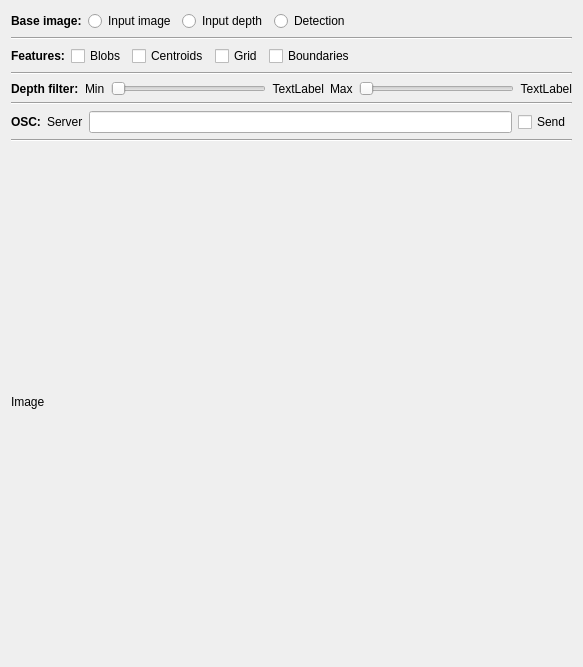
<?xml version="1.0" encoding="UTF-8"?>
<ui version="4.0">
 <class>KinectDialog</class>
 <widget class="QDialog" name="KinectDialog">
  <property name="geometry">
   <rect>
    <x>0</x>
    <y>0</y>
    <width>583</width>
    <height>667</height>
   </rect>
  </property>
  <property name="windowTitle">
   <string>Dialog</string>
  </property>
  <layout class="QVBoxLayout" name="verticalLayout">
   <item>
    <layout class="QHBoxLayout" name="horizontalLayout">
     <item>
      <widget class="QLabel" name="label">
       <property name="font">
        <font>
         <weight>75</weight>
         <bold>true</bold>
        </font>
       </property>
       <property name="text">
        <string>Base image:</string>
       </property>
      </widget>
     </item>
     <item>
      <widget class="QRadioButton" name="image_rb">
       <property name="text">
        <string>Input image</string>
       </property>
      </widget>
     </item>
     <item>
      <widget class="QRadioButton" name="depth_rb">
       <property name="text">
        <string>Input depth</string>
       </property>
      </widget>
     </item>
     <item>
      <widget class="QRadioButton" name="detection_rb">
       <property name="text">
        <string>Detection</string>
       </property>
      </widget>
     </item>
     <item>
      <spacer name="horizontalSpacer">
       <property name="orientation">
        <enum>Qt::Horizontal</enum>
       </property>
       <property name="sizeHint" stdset="0">
        <size>
         <width>40</width>
         <height>20</height>
        </size>
       </property>
      </spacer>
     </item>
    </layout>
   </item>
   <item>
    <widget class="Line" name="line_3">
     <property name="orientation">
      <enum>Qt::Horizontal</enum>
     </property>
    </widget>
   </item>
   <item>
    <layout class="QHBoxLayout" name="horizontalLayout_2">
     <item>
      <widget class="QLabel" name="label_5">
       <property name="font">
        <font>
         <weight>75</weight>
         <bold>true</bold>
        </font>
       </property>
       <property name="text">
        <string>Features:</string>
       </property>
      </widget>
     </item>
     <item>
      <widget class="QCheckBox" name="blobs_cb">
       <property name="text">
        <string>Blobs</string>
       </property>
      </widget>
     </item>
     <item>
      <widget class="QCheckBox" name="centroids_cb">
       <property name="text">
        <string>Centroids</string>
       </property>
      </widget>
     </item>
     <item>
      <widget class="QCheckBox" name="grid_cb">
       <property name="text">
        <string>Grid</string>
       </property>
      </widget>
     </item>
     <item>
      <widget class="QCheckBox" name="boundaries_cb">
       <property name="text">
        <string>Boundaries</string>
       </property>
      </widget>
     </item>
     <item>
      <spacer name="horizontalSpacer_2">
       <property name="orientation">
        <enum>Qt::Horizontal</enum>
       </property>
       <property name="sizeHint" stdset="0">
        <size>
         <width>40</width>
         <height>20</height>
        </size>
       </property>
      </spacer>
     </item>
    </layout>
   </item>
   <item>
    <widget class="Line" name="line_2">
     <property name="orientation">
      <enum>Qt::Horizontal</enum>
     </property>
    </widget>
   </item>
   <item>
    <layout class="QHBoxLayout" name="horizontalLayout_3">
     <item>
      <widget class="QLabel" name="label_4">
       <property name="font">
        <font>
         <weight>75</weight>
         <bold>true</bold>
        </font>
       </property>
       <property name="text">
        <string>Depth filter:</string>
       </property>
      </widget>
     </item>
     <item>
      <widget class="QLabel" name="label_2">
       <property name="text">
        <string>Min</string>
       </property>
       <property name="buddy">
        <cstring>min_hslider</cstring>
       </property>
      </widget>
     </item>
     <item>
      <widget class="QSlider" name="min_hslider">
       <property name="orientation">
        <enum>Qt::Horizontal</enum>
       </property>
      </widget>
     </item>
     <item>
      <widget class="QLabel" name="min_label">
       <property name="sizePolicy">
        <sizepolicy hsizetype="Fixed" vsizetype="Preferred">
         <horstretch>0</horstretch>
         <verstretch>0</verstretch>
        </sizepolicy>
       </property>
       <property name="minimumSize">
        <size>
         <width>30</width>
         <height>0</height>
        </size>
       </property>
       <property name="text">
        <string>TextLabel</string>
       </property>
       <property name="alignment">
        <set>Qt::AlignRight|Qt::AlignTrailing|Qt::AlignVCenter</set>
       </property>
      </widget>
     </item>
     <item>
      <widget class="QLabel" name="label_3">
       <property name="text">
        <string>Max</string>
       </property>
       <property name="buddy">
        <cstring>max_hslider</cstring>
       </property>
      </widget>
     </item>
     <item>
      <widget class="QSlider" name="max_hslider">
       <property name="orientation">
        <enum>Qt::Horizontal</enum>
       </property>
      </widget>
     </item>
     <item>
      <widget class="QLabel" name="max_label">
       <property name="sizePolicy">
        <sizepolicy hsizetype="Fixed" vsizetype="Preferred">
         <horstretch>0</horstretch>
         <verstretch>0</verstretch>
        </sizepolicy>
       </property>
       <property name="minimumSize">
        <size>
         <width>30</width>
         <height>0</height>
        </size>
       </property>
       <property name="text">
        <string>TextLabel</string>
       </property>
       <property name="alignment">
        <set>Qt::AlignRight|Qt::AlignTrailing|Qt::AlignVCenter</set>
       </property>
      </widget>
     </item>
    </layout>
   </item>
   <item>
    <widget class="Line" name="line">
     <property name="orientation">
      <enum>Qt::Horizontal</enum>
     </property>
    </widget>
   </item>
   <item>
    <layout class="QHBoxLayout" name="horizontalLayout_4">
     <item>
      <widget class="QLabel" name="label_6">
       <property name="font">
        <font>
         <weight>75</weight>
         <bold>true</bold>
        </font>
       </property>
       <property name="text">
        <string>OSC:</string>
       </property>
      </widget>
     </item>
     <item>
      <widget class="QLabel" name="label_7">
       <property name="text">
        <string>Server</string>
       </property>
      </widget>
     </item>
     <item>
      <widget class="QLineEdit" name="server_le"/>
     </item>
     <item>
      <widget class="QCheckBox" name="send_osc_cb">
       <property name="text">
        <string>Send</string>
       </property>
      </widget>
     </item>
    </layout>
   </item>
   <item>
    <widget class="Line" name="line_4">
     <property name="orientation">
      <enum>Qt::Horizontal</enum>
     </property>
    </widget>
   </item>
   <item>
    <widget class="QLabel" name="image_label">
     <property name="sizePolicy">
      <sizepolicy hsizetype="Expanding" vsizetype="Expanding">
       <horstretch>0</horstretch>
       <verstretch>0</verstretch>
      </sizepolicy>
     </property>
     <property name="text">
      <string>Image</string>
     </property>
    </widget>
   </item>
  </layout>
  <zorder>image_label</zorder>
  <zorder>line</zorder>
  <zorder>line_2</zorder>
  <zorder>line_3</zorder>
  <zorder>boundaries_cb</zorder>
  <zorder>line_4</zorder>
 </widget>
 <tabstops>
  <tabstop>image_rb</tabstop>
  <tabstop>depth_rb</tabstop>
  <tabstop>min_hslider</tabstop>
  <tabstop>max_hslider</tabstop>
 </tabstops>
 <resources/>
 <connections/>
</ui>
